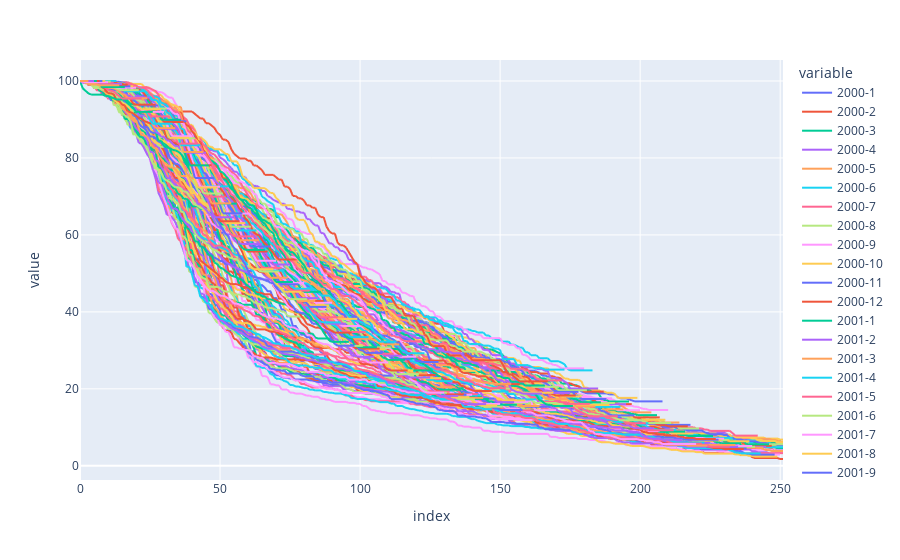

Notebook source saved alongside this figure:
### Code cell
# pd.DataFrame(data).plot(figsize=(12,10), grid=True)
import plotly.express as px
surv = pd.DataFrame(data)

fig = px.line(data_frame=surv, line_shape='linear')
fig.show()
# surv.plot(figsize=(15,10), grid=True)
